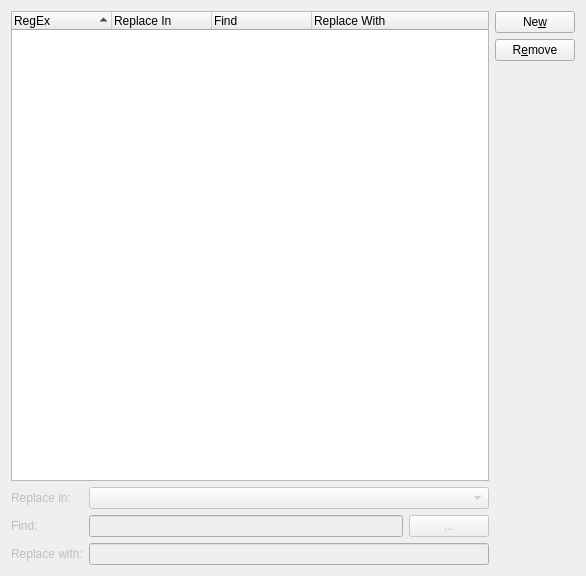
<?xml version="1.0" encoding="UTF-8"?>
<ui version="4.0">
 <author>Dario Abatianni</author>
 <class>Autoreplace_ConfigUI</class>
 <widget class="QWidget" name="Autoreplace_ConfigUI">
  <property name="geometry">
   <rect>
    <x>0</x>
    <y>0</y>
    <width>586</width>
    <height>576</height>
   </rect>
  </property>
  <layout class="QGridLayout" name="gridLayout">
   <item row="0" column="0">
    <widget class="QTreeWidget" name="patternListView">
     <property name="sizePolicy">
      <sizepolicy hsizetype="Expanding" vsizetype="Expanding">
       <horstretch>0</horstretch>
       <verstretch>1</verstretch>
      </sizepolicy>
     </property>
     <property name="acceptDrops">
      <bool>true</bool>
     </property>
     <property name="dragEnabled">
      <bool>true</bool>
     </property>
     <property name="dragDropMode">
      <enum>QAbstractItemView::InternalMove</enum>
     </property>
     <property name="rootIsDecorated">
      <bool>false</bool>
     </property>
     <property name="allColumnsShowFocus">
      <bool>true</bool>
     </property>
     <attribute name="headerShowSortIndicator" stdset="0">
      <bool>true</bool>
     </attribute>
     <column>
      <property name="text">
       <string>RegEx</string>
      </property>
     </column>
     <column>
      <property name="text">
       <string>Replace In</string>
      </property>
     </column>
     <column>
      <property name="text">
       <string>Find</string>
      </property>
     </column>
     <column>
      <property name="text">
       <string>Replace With</string>
      </property>
     </column>
    </widget>
   </item>
   <item row="0" column="1" rowspan="2">
    <layout class="QVBoxLayout">
     <item>
      <widget class="QPushButton" name="newButton">
       <property name="text">
        <string>Ne&amp;w</string>
       </property>
      </widget>
     </item>
     <item>
      <widget class="QPushButton" name="removeButton">
       <property name="text">
        <string>R&amp;emove</string>
       </property>
      </widget>
     </item>
     <item>
      <spacer name="spacer1">
       <property name="orientation">
        <enum>Qt::Vertical</enum>
       </property>
       <property name="sizeType">
        <enum>QSizePolicy::Expanding</enum>
       </property>
       <property name="sizeHint" stdset="0">
        <size>
         <width>20</width>
         <height>506</height>
        </size>
       </property>
      </spacer>
     </item>
    </layout>
   </item>
   <item row="1" column="0">
    <layout class="QFormLayout" name="formLayout">
     <item row="0" column="0">
      <widget class="QLabel" name="directionLabel">
       <property name="enabled">
        <bool>false</bool>
       </property>
       <property name="sizePolicy">
        <sizepolicy hsizetype="Preferred" vsizetype="Preferred">
         <horstretch>0</horstretch>
         <verstretch>0</verstretch>
        </sizepolicy>
       </property>
       <property name="text">
        <string>Replace in:</string>
       </property>
       <property name="wordWrap">
        <bool>false</bool>
       </property>
      </widget>
     </item>
     <item row="0" column="1">
      <widget class="QComboBox" name="directionCombo">
       <property name="enabled">
        <bool>false</bool>
       </property>
       <property name="sizePolicy">
        <sizepolicy hsizetype="Preferred" vsizetype="Fixed">
         <horstretch>1</horstretch>
         <verstretch>0</verstretch>
        </sizepolicy>
       </property>
      </widget>
     </item>
     <item row="1" column="0">
      <widget class="QLabel" name="patternLabel">
       <property name="enabled">
        <bool>false</bool>
       </property>
       <property name="sizePolicy">
        <sizepolicy hsizetype="Preferred" vsizetype="Preferred">
         <horstretch>0</horstretch>
         <verstretch>0</verstretch>
        </sizepolicy>
       </property>
       <property name="text">
        <string>Find:</string>
       </property>
       <property name="wordWrap">
        <bool>false</bool>
       </property>
      </widget>
     </item>
     <item row="1" column="1">
      <layout class="QHBoxLayout" name="horizontalLayout">
       <item>
        <widget class="KLineEdit" name="patternInput">
         <property name="enabled">
          <bool>false</bool>
         </property>
         <property name="sizePolicy">
          <sizepolicy hsizetype="Expanding" vsizetype="Fixed">
           <horstretch>0</horstretch>
           <verstretch>0</verstretch>
          </sizepolicy>
         </property>
        </widget>
       </item>
       <item>
        <widget class="QPushButton" name="regExpEditorButton">
         <property name="enabled">
          <bool>false</bool>
         </property>
         <property name="sizePolicy">
          <sizepolicy hsizetype="Fixed" vsizetype="Fixed">
           <horstretch>0</horstretch>
           <verstretch>0</verstretch>
          </sizepolicy>
         </property>
         <property name="text">
          <string>...</string>
         </property>
         <property name="shortcut">
          <string/>
         </property>
        </widget>
       </item>
      </layout>
     </item>
     <item row="2" column="0">
      <widget class="QLabel" name="replacementLabel">
       <property name="enabled">
        <bool>false</bool>
       </property>
       <property name="sizePolicy">
        <sizepolicy hsizetype="Preferred" vsizetype="Preferred">
         <horstretch>0</horstretch>
         <verstretch>0</verstretch>
        </sizepolicy>
       </property>
       <property name="text">
        <string>Replace with:</string>
       </property>
       <property name="wordWrap">
        <bool>false</bool>
       </property>
      </widget>
     </item>
     <item row="2" column="1">
      <widget class="KLineEdit" name="replacementInput">
       <property name="enabled">
        <bool>false</bool>
       </property>
       <property name="sizePolicy">
        <sizepolicy hsizetype="Expanding" vsizetype="Fixed">
         <horstretch>0</horstretch>
         <verstretch>0</verstretch>
        </sizepolicy>
       </property>
      </widget>
     </item>
    </layout>
   </item>
  </layout>
 </widget>
 <layoutdefault spacing="6" margin="11"/>
 <customwidgets>
  <customwidget>
   <class>KLineEdit</class>
   <extends>QLineEdit</extends>
   <header>klineedit.h</header>
  </customwidget>
 </customwidgets>
 <tabstops>
  <tabstop>patternListView</tabstop>
  <tabstop>directionCombo</tabstop>
  <tabstop>patternInput</tabstop>
  <tabstop>regExpEditorButton</tabstop>
  <tabstop>replacementInput</tabstop>
  <tabstop>newButton</tabstop>
  <tabstop>removeButton</tabstop>
 </tabstops>
 <includes>
  <include location="local">klineedit.h</include>
 </includes>
 <resources/>
 <connections/>
</ui>
